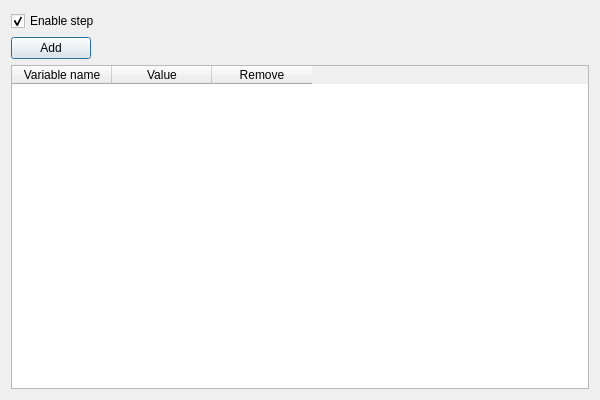
<?xml version="1.0" encoding="UTF-8"?>
<ui version="4.0">
 <class>VariablesPanelClass</class>
 <widget class="QDialog" name="VariablesPanelClass">
  <property name="geometry">
   <rect>
    <x>0</x>
    <y>0</y>
    <width>600</width>
    <height>400</height>
   </rect>
  </property>
  <property name="windowTitle">
   <string>VariablesPanel</string>
  </property>
  <layout class="QGridLayout" name="gridLayout">
   <item row="2" column="0" colspan="2">
    <widget class="QTableWidget" name="tbwVariables">
     <property name="sizeAdjustPolicy">
      <enum>QAbstractScrollArea::AdjustToContents</enum>
     </property>
     <property name="alternatingRowColors">
      <bool>true</bool>
     </property>
     <attribute name="verticalHeaderVisible">
      <bool>false</bool>
     </attribute>
     <column>
      <property name="text">
       <string>Variable name</string>
      </property>
      <property name="toolTip">
       <string/>
      </property>
     </column>
     <column>
      <property name="text">
       <string>Value</string>
      </property>
      <property name="toolTip">
       <string>Filter files concerned by replacement</string>
      </property>
     </column>
     <column>
      <property name="text">
       <string>Remove</string>
      </property>
      <property name="toolTip">
       <string>Remove variable</string>
      </property>
     </column>
    </widget>
   </item>
   <item row="1" column="0">
    <widget class="QPushButton" name="pBtnAddVariable">
     <property name="toolTip">
      <string>Add new variable</string>
     </property>
     <property name="text">
      <string>Add</string>
     </property>
    </widget>
   </item>
   <item row="1" column="1">
    <spacer name="horizontalSpacer">
     <property name="orientation">
      <enum>Qt::Horizontal</enum>
     </property>
     <property name="sizeHint" stdset="0">
      <size>
       <width>498</width>
       <height>20</height>
      </size>
     </property>
    </spacer>
   </item>
   <item row="0" column="0" colspan="2">
    <widget class="QCheckBox" name="checkBox">
     <property name="toolTip">
      <string>Enable step</string>
     </property>
     <property name="text">
      <string>Enable step</string>
     </property>
     <property name="checked">
      <bool>true</bool>
     </property>
    </widget>
   </item>
  </layout>
 </widget>
 <layoutdefault spacing="6" margin="11"/>
 <resources/>
 <connections/>
</ui>
